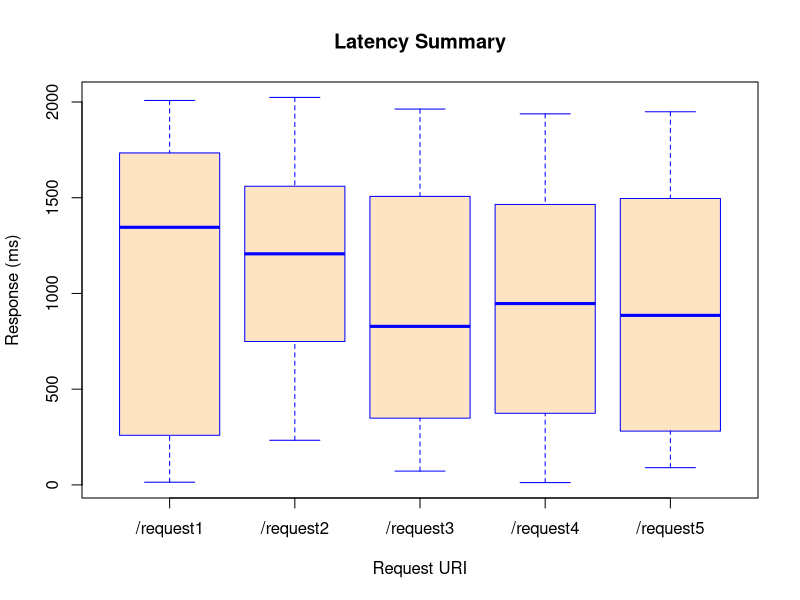

Reproduce this figure in R.
# Generate DataPower latency boxplots by URI
#

# Read in the CSV data.
df <- read.csv('sample6.csv', stringsAsFactors=F)

# Make a latency column containing the maximum of the
# 16 measurement colummns: X1, X2, ..., X16.
#
latencyColumns <- paste(rep('X',16), 1:16, sep='')
df['Latency']  <- apply(df[,latencyColumns], 1, max)

# Send a boxplot to sample6RPlot.png.
#
png(file='sample6RPlot.png')
boxplot(df$Latency ~ df$uri, col='bisque', border='blue',
        xlab='Request URI', ylab='Response (ms)', main='Latency Summary')
dev.off()
